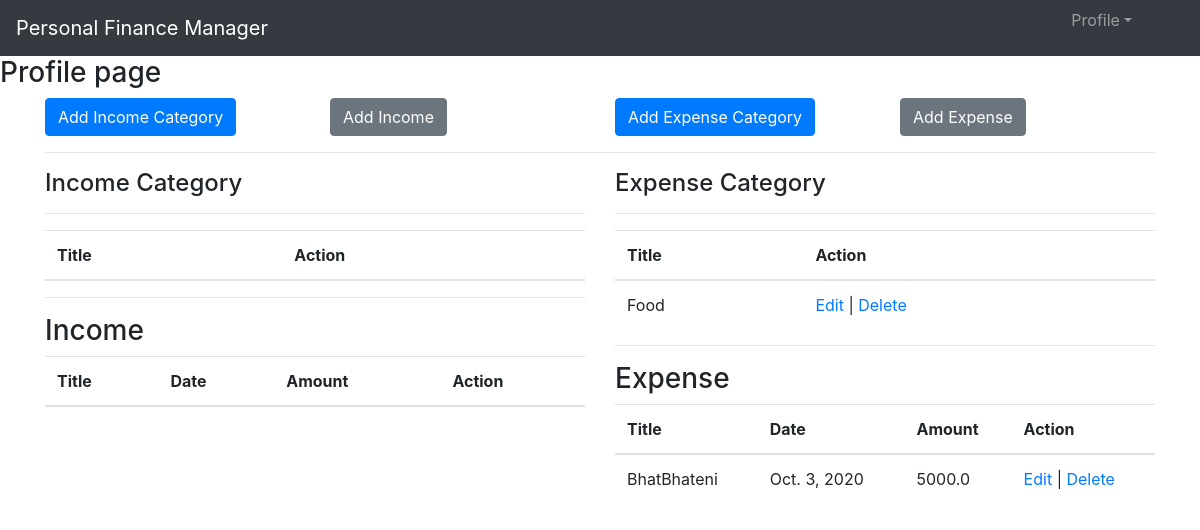
Before: /account/ (signed in) with the older database file.
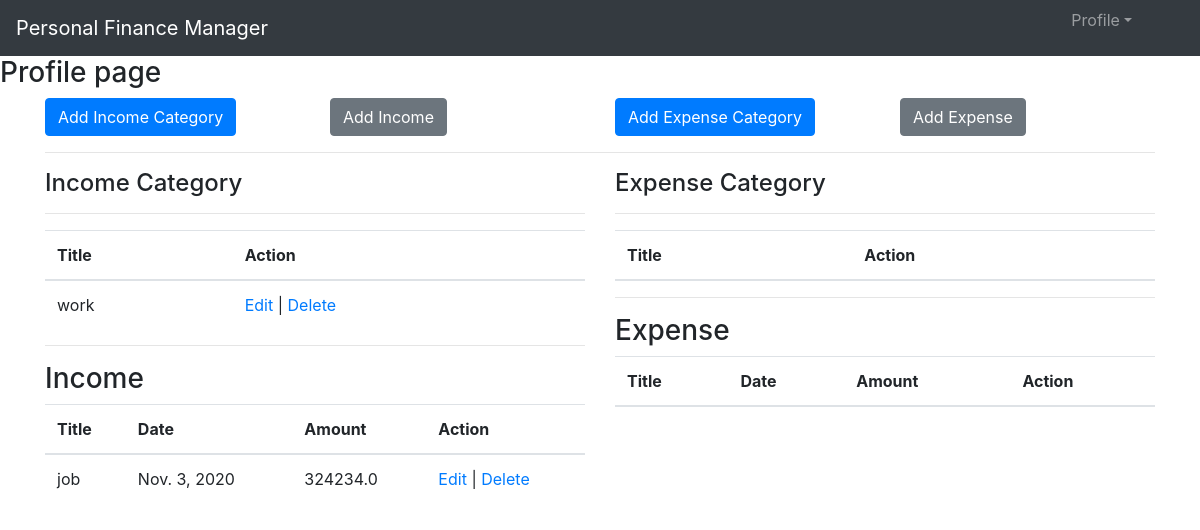
After: the same page with the newer database file.
### expense/models.py (models this page shows, shortened)
class ExpenseCategory(models.Model):
    title=models.CharField(max_length=100)
    user=models.ForeignKey(Account,on_delete=models.CASCADE)
    class Meta:
        db_table="expensecategory"

class Expense(models.Model):
    title=models.CharField(max_length=100)
    date=models.DateField()
    amount=models.FloatField()
    expense_category=models.ForeignKey(ExpenseCategory,on_delete=models.CASCADE)

### income/models.py (models this page shows, shortened)
class IncomeCategory(models.Model):
    title=models.CharField(max_length=100)
    user=models.ForeignKey(Account,on_delete=models.CASCADE)
    class Meta:
        db_table="incomecategory"

class Income(models.Model):
    title=models.CharField(max_length=100)
    date=models.DateField()
    amount=models.FloatField()
    expense_category=models.ForeignKey(IncomeCategory,on_delete=models.CASCADE)
    class Meta:
        db_table='income'

### account/views.py (the view)
# urls.py: path('',views.profile,name='account'),
@login_required(login_url='signin')
def profile(request):
    incomeCategory=IncomeCategory.objects.filter(user=request.user)[:5]
    income=Income.objects.filter(expense_category__in=incomeCategory)
    expenseCategory=ExpenseCategory.objects.filter(user=request.user)
    expense=Expense.objects.filter(expense_category__in=expenseCategory)
    return render(request,'pages/profile.html',{'incomeCategory':incomeCategory,'income':income,'expenseCategory':expenseCategory,'expense':expense})

### templates/pages/profile.html (shortened to what this page needs)
{% extends "base.html" %}
{% block body %}
  <h3>Profile page</h3>
  <div class="container">
    <div class="row">
      <div class="col-sm-3">
        <a name="" id="" class="btn btn-primary" href="{% url 'addIncomeCategory' %}" role="button">Add Income Category</a>
      </div>
      <div class="col-sm-3">
        <a name="" id="" class="btn btn-secondary" href="{% url 'addIncome' %}" role="button">Add Income </a>
      </div>
      <div class="col-sm-3">
        <a name="" id="" class="btn btn-primary " href="{% url 'addExpenseCategory' %}" role="button">Add Expense Category</a>
      </div>
      <div class="col-sm-3">
        <a name="" id="" class="btn btn-secondary " href="{% url 'addExpense' %}" role="button">Add Expense </a>
      </div>
    </div>
    <hr>
    <div class="row">
      <div class="col-md-6">
        <h4>Income Category</h4>
        <hr>
        <table class="table">
          <thead>
            <th>Title</th>
            <th>Action</th>
          </thead>
          {% for c in incomeCategory %}
            <tr>
              <td>{{c.title}}</td>
              <td><a href="{% url 'editIncomeCategory' c.id%}">Edit</a> | <a href="{% url 'deleteIncomeCategory' c.id%}">Delete</a></td>
            </tr>
          {% endfor %}
        </table>
        <hr>
        <h3>Income</h3>
        <table class='table'>
          <thead>
            <th>Title</th>
            <th>Date</th>
            <th>Amount</th>
            <th>Action</th>
          </thead>
          {% for c in income %}
            <tr>
              <td>{{c.title}}</td>
              <td>{{c.date}}</td>
              <td>{{c.amount}}</td>
              <td><a href="{% url 'editIncome' c.id%}">Edit</a> | <a href="{% url 'deleteIncome' c.id%}">Delete</a></td>
            </tr>
          {% endfor %}
        </table>
      </div>
      <div class="col-md-6">
        <h4>Expense Category</h4>
        <hr>
        <table class="table">
          <thead>
            <th>Title</th>
            <th>Action</th>
          </thead>
          {% for c in expenseCategory %}
            <tr>
              <td>{{c.title}}</td>
              <td><a href="{% url 'editExpenseCategory' c.id%}">Edit</a> | <a href="{% url 'deleteExpenseCategory' c.id%}">Delete</a></td>
            </tr>
          {% endfor %}
        </table>
        <hr>
        <h3>Expense</h3>
        <table class='table'>
          <thead>
            <th>Title</th>
            <th>Date</th>
            <th>Amount</th>
            <th>Action</th>
          </thead>
          {% for c in expense %}
            <tr>
              <td>{{c.title}}</td>
              <td>{{c.date}}</td>
              <td>{{c.amount}}</td>
              <td><a href="{% url 'editExpense' c.id%}">Edit</a> | <a href="{% url 'deleteExpense' c.id%}">Delete</a></td>
            </tr>
          {% endfor %}
        </table>
      </div>
    </div>
  </div>
{% endblock body %}

### templates/base.html (shortened to what this page needs)
<!doctype html>
<html lang="en">
  <head>
    <link rel="stylesheet" href="https://stackpath.bootstrapcdn.com/bootstrap/4.3.1/css/bootstrap.min.css">
  </head>
  <body>
      <nav class="navbar navbar-expand-sm navbar-dark bg-dark">
          <a class="navbar-brand" href="{% url 'account' %}">Personal Finance Manager</a>
          <div class="collapse navbar-collapse" id="collapsibleNavId">
              <ul class="navbar-nav mr-auto mt-2 mt-lg-0">
                  {% if request.user.is_authenticated %}
                  <li class="nav-item dropdown" style="position: absolute;right: 5%;top:0%">
                    <a class="nav-link dropdown-toggle" href="#" id="dropdownId" data-toggle="dropdown" aria-haspopup="true" aria-expanded="false">Profile</a>
                    </li>
                  {% endif %}
              </ul>
          </div>
      </nav>
    {% block body %}
    {% endblock body %}
  </body>
</html>

Changed rows visible on the page:
removed ExpenseCategory: title "Food"
removed Expense: title "BhatBhateni", date "Oct. 3, 2020", amount "5000.0"
added IncomeCategory: title "work"
added Income: title "job", date "Nov. 3, 2020", amount "324234.0"
